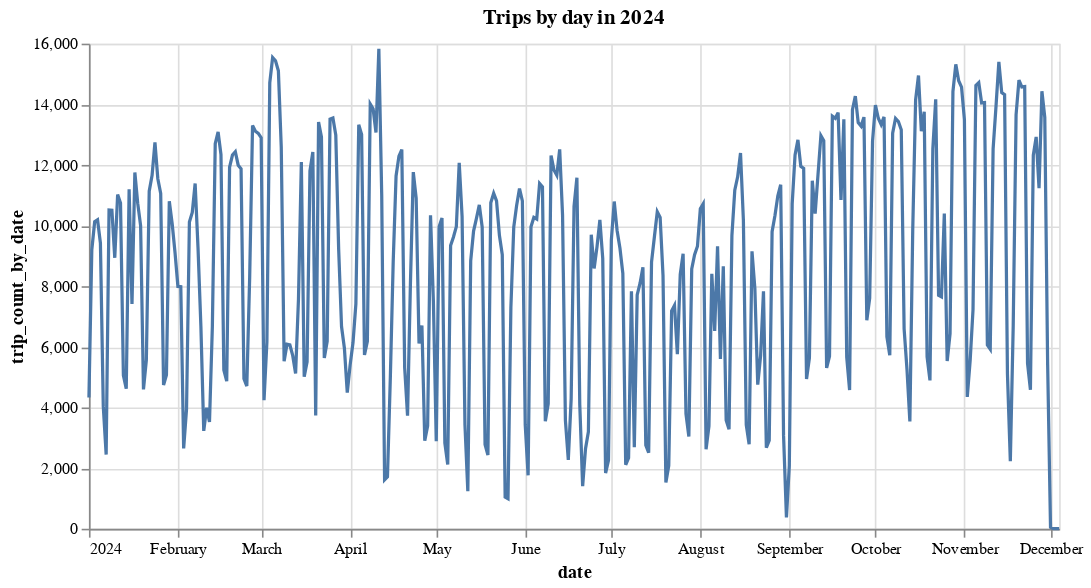

Source (notebook cell):
### Code cell
(
    alt.Chart(trips_by_date_df).mark_line().encode(
        x="date",
        y="trip_count_by_date"
    ).properties(
        title="Trips by day in 2024",
        width=600
    )
).show()

### Figure 1 — Vega-Lite specification as saved in the notebook (floating-point values rounded to 4 significant figures; data arrays with more than 128 entries replaced by an {"elided": "..."} marker saying what was removed)
{"config": {"view": {"continuousWidth": 300, "continuousHeight": 300}}, "data": {"name": "data-a42bfd8a309ca3d4fffc27322a4920c6"}, "mark": {"type": "line"}, "encoding": {"x": {"field": "date", "type": "temporal"}, "y": {"field": "trip_count_by_date", "type": "quantitative"}}, "title": "Trips by day in 2024", "width": 600, "$schema": "https://vega.github.io/schema/vega-lite/v5.20.1.json", "datasets": {"data-a42bfd8a309ca3d4fffc27322a4920c6": {"elided": "339 records"}}}
